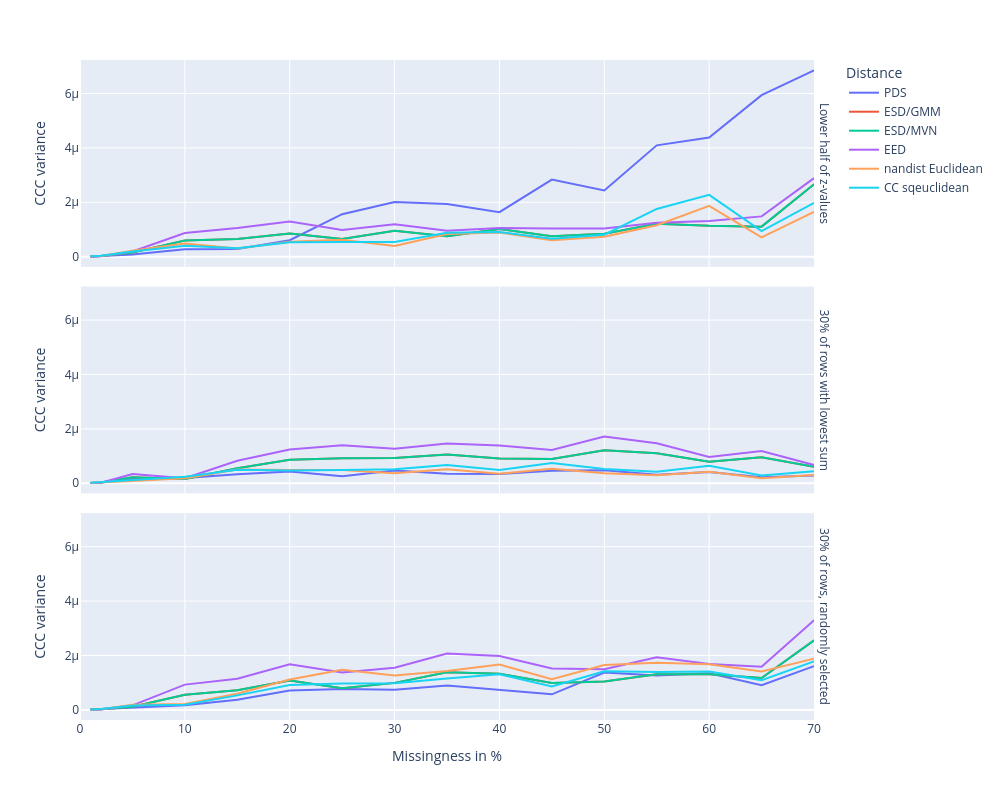

Notebook code for this chart:
### Code cell
# CCC variance, hightlighted scenarios
fig = px.line(
    condensed_df[condensed_df["Scenario"].isin(LOWSC)],
    x="Missingness in %",
    y="CCC variance",
    color="Distance",
    facet_row="Scenario",
    title=""
)
fig.update_layout(**LINEPLOT_SIZE)
fig.for_each_annotation(lambda a: a.update(text=SCENARIO_LABELS[a.text.split("=")[-1]]))
fig.for_each_trace(lambda a: a.update(name=DISTLABELS[a.name]))
fig.show()

### Figure 1 — Plotly figure (JSON) as saved in the notebook; plotly's stock layout.template omitted (floating-point values rounded to 4 significant figures)
{"data": [{"hovertemplate": "Distance=dixon_pds_sqeuclidean<br>Scenario=uniform_halflowestscalars<br>Missingness in %=%{x}<br>CCC variance=%{y}<extra></extra>", "legendgroup": "dixon_pds_sqeuclidean", "line": {"color": "#636efa", "dash": "solid"}, "marker": {"symbol": "circle"}, "mode": "lines", "name": "PDS", "orientation": "v", "showlegend": true, "type": "scatter", "x": [0, 1, 2, 5, 10, 15, 20, 25, 30, 35, 40, 45, 50, 55, 60, 65, 70], "xaxis": "x3", "y": [NaN, 1.122e-08, 3.18e-08, 8.504e-08, 2.761e-07, 2.833e-07, 6.041e-07, 1.563e-06, 2.011e-06, 1.934e-06, 1.638e-06, 2.834e-06, 2.432e-06, 4.093e-06, 4.38e-06, 5.937e-06, 6.849e-06], "yaxis": "y3"}, {"hovertemplate": "Distance=dixon_pds_sqeuclidean<br>Scenario=uniform_lowestrowsumsonly<br>Missingness in %=%{x}<br>CCC variance=%{y}<extra></extra>", "legendgroup": "dixon_pds_sqeuclidean", "line": {"color": "#636efa", "dash": "solid"}, "marker": {"symbol": "circle"}, "mode": "lines", "name": "PDS", "orientation": "v", "showlegend": false, "type": "scatter", "x": [0, 1, 2, 5, 10, 15, 20, 25, 30, 35, 40, 45, 50, 55, 60, 65, 70], "xaxis": "x2", "y": [NaN, 1.455e-08, 2.826e-08, 1.543e-07, 1.969e-07, 3.31e-07, 4.368e-07, 2.626e-07, 4.659e-07, 3.525e-07, 3.455e-07, 4.588e-07, 4.764e-07, 3.133e-07, 4.139e-07, 2.23e-07, 2.889e-07], "yaxis": "y2"}, {"hovertemplate": "Distance=dixon_pds_sqeuclidean<br>Scenario=uniform_randomrows<br>Missingness in %=%{x}<br>CCC variance=%{y}<extra></extra>", "legendgroup": "dixon_pds_sqeuclidean", "line": {"color": "#636efa", "dash": "solid"}, "marker": {"symbol": "circle"}, "mode": "lines", "name": "PDS", "orientation": "v", "showlegend": false, "type": "scatter", "x": [0, 1, 2, 5, 10, 15, 20, 25, 30, 35, 40, 45, 50, 55, 60, 65, 70], "xaxis": "x", "y": [NaN, 1.47e-08, 3.184e-08, 7.349e-08, 1.706e-07, 3.747e-07, 7.135e-07, 7.702e-07, 7.437e-07, 8.991e-07, 7.361e-07, 5.726e-07, 1.371e-06, 1.26e-06, 1.342e-06, 9.066e-07, 1.61e-06], "yaxis": "y"}, {"hovertemplate": "Distance=eirola_esd_gmm<br>Scenario=uniform_halflowestscalars<br>Missingness in %=%{x}<br>CCC variance=%{y}<extra></extra>", "legendgroup": "eirola_esd_gmm", "line": {"color": "#EF553B", "dash": "solid"}, "marker": {"symbol": "circle"}, "mode": "lines", "name": "ESD/GMM", "orientation": "v", "showlegend": true, "type": "scatter", "x": [0, 1, 2, 5, 10, 15, 20, 25, 30, 35, 40, 45, 50, 55, 60, 65, 70], "xaxis": "x3", "y": [NaN, 1.172e-08, 2.273e-08, 1.579e-07, 5.911e-07, 6.492e-07, 8.54e-07, 6.539e-07, 9.522e-07, 7.516e-07, 1.016e-06, 7.554e-07, 8.396e-07, 1.21e-06, 1.136e-06, 1.105e-06, 2.66e-06], "yaxis": "y3"}, {"hovertemplate": "Distance=eirola_esd_gmm<br>Scenario=uniform_lowestrowsumsonly<br>Missingness in %=%{x}<br>CCC variance=%{y}<extra></extra>", "legendgroup": "eirola_esd_gmm", "line": {"color": "#EF553B", "dash": "solid"}, "marker": {"symbol": "circle"}, "mode": "lines", "name": "ESD/GMM", "orientation": "v", "showlegend": false, "type": "scatter", "x": [0, 1, 2, 5, 10, 15, 20, 25, 30, 35, 40, 45, 50, 55, 60, 65, 70], "xaxis": "x2", "y": [NaN, 1.397e-08, 2.811e-08, 2.25e-07, 1.569e-07, 5.519e-07, 8.663e-07, 9.21e-07, 9.341e-07, 1.054e-06, 9.118e-07, 8.929e-07, 1.214e-06, 1.108e-06, 7.918e-07, 9.546e-07, 6.077e-07], "yaxis": "y2"}, {"hovertemplate": "Distance=eirola_esd_gmm<br>Scenario=uniform_randomrows<br>Missingness in %=%{x}<br>CCC variance=%{y}<extra></extra>", "legendgroup": "eirola_esd_gmm", "line": {"color": "#EF553B", "dash": "solid"}, "marker": {"symbol": "circle"}, "mode": "lines", "name": "ESD/GMM", "orientation": "v", "showlegend": false, "type": "scatter", "x": [0, 1, 2, 5, 10, 15, 20, 25, 30, 35, 40, 45, 50, 55, 60, 65, 70], "xaxis": "x", "y": [NaN, 1.178e-08, 2.021e-08, 1.183e-07, 5.593e-07, 7.213e-07, 1.082e-06, 8.003e-07, 9.93e-07, 1.386e-06, 1.331e-06, 9.868e-07, 1.043e-06, 1.313e-06, 1.31e-06, 1.171e-06, 2.557e-06], "yaxis": "y"}, {"hovertemplate": "Distance=eirola_esd_mvn<br>Scenario=uniform_halflowestscalars<br>Missingness in %=%{x}<br>CCC variance=%{y}<extra></extra>", "legendgroup": "eirola_esd_mvn", "line": {"color": "#00cc96", "dash": "solid"}, "marker": {"symbol": "circle"}, "mode": "lines", "name": "ESD/MVN", "orientation": "v", "showlegend": true, "type": "scatter", "x": [0, 1, 2, 5, 10, 15, 20, 25, 30, 35, 40, 45, 50, 55, 60, 65, 70], "xaxis": "x3", "y": [NaN, 1.172e-08, 2.273e-08, 1.579e-07, 5.911e-07, 6.492e-07, 8.54e-07, 6.539e-07, 9.522e-07, 7.516e-07, 1.016e-06, 7.554e-07, 8.396e-07, 1.21e-06, 1.136e-06, 1.105e-06, 2.66e-06], "yaxis": "y3"}, {"hovertemplate": "Distance=eirola_esd_mvn<br>Scenario=uniform_lowestrowsumsonly<br>Missingness in %=%{x}<br>CCC variance=%{y}<extra></extra>", "legendgroup": "eirola_esd_mvn", "line": {"color": "#00cc96", "dash": "solid"}, "marker": {"symbol": "circle"}, "mode": "lines", "name": "ESD/MVN", "orientation": "v", "showlegend": false, "type": "scatter", "x": [0, 1, 2, 5, 10, 15, 20, 25, 30, 35, 40, 45, 50, 55, 60, 65, 70], "xaxis": "x2", "y": [NaN, 1.397e-08, 2.811e-08, 2.25e-07, 1.569e-07, 5.519e-07, 8.663e-07, 9.21e-07, 9.341e-07, 1.054e-06, 9.118e-07, 8.929e-07, 1.214e-06, 1.108e-06, 7.918e-07, 9.546e-07, 6.077e-07], "yaxis": "y2"}, {"hovertemplate": "Distance=eirola_esd_mvn<br>Scenario=uniform_randomrows<br>Missingness in %=%{x}<br>CCC variance=%{y}<extra></extra>", "legendgroup": "eirola_esd_mvn", "line": {"color": "#00cc96", "dash": "solid"}, "marker": {"symbol": "circle"}, "mode": "lines", "name": "ESD/MVN", "orientation": "v", "showlegend": false, "type": "scatter", "x": [0, 1, 2, 5, 10, 15, 20, 25, 30, 35, 40, 45, 50, 55, 60, 65, 70], "xaxis": "x", "y": [NaN, 1.178e-08, 2.021e-08, 1.183e-07, 5.593e-07, 7.213e-07, 1.082e-06, 8.003e-07, 9.93e-07, 1.386e-06, 1.331e-06, 9.868e-07, 1.043e-06, 1.313e-06, 1.31e-06, 1.171e-06, 2.557e-06], "yaxis": "y"}, {"hovertemplate": "Distance=mesquita_eed<br>Scenario=uniform_halflowestscalars<br>Missingness in %=%{x}<br>CCC variance=%{y}<extra></extra>", "legendgroup": "mesquita_eed", "line": {"color": "#ab63fa", "dash": "solid"}, "marker": {"symbol": "circle"}, "mode": "lines", "name": "EED", "orientation": "v", "showlegend": true, "type": "scatter", "x": [0, 1, 2, 5, 10, 15, 20, 25, 30, 35, 40, 45, 50, 55, 60, 65, 70], "xaxis": "x3", "y": [NaN, 8.611e-09, 1.902e-08, 1.941e-07, 8.708e-07, 1.058e-06, 1.295e-06, 9.782e-07, 1.193e-06, 9.533e-07, 1.058e-06, 1.033e-06, 1.036e-06, 1.252e-06, 1.31e-06, 1.481e-06, 2.887e-06], "yaxis": "y3"}, {"hovertemplate": "Distance=mesquita_eed<br>Scenario=uniform_lowestrowsumsonly<br>Missingness in %=%{x}<br>CCC variance=%{y}<extra></extra>", "legendgroup": "mesquita_eed", "line": {"color": "#ab63fa", "dash": "solid"}, "marker": {"symbol": "circle"}, "mode": "lines", "name": "EED", "orientation": "v", "showlegend": false, "type": "scatter", "x": [0, 1, 2, 5, 10, 15, 20, 25, 30, 35, 40, 45, 50, 55, 60, 65, 70], "xaxis": "x2", "y": [NaN, 1.119e-08, 2.008e-08, 3.423e-07, 1.856e-07, 8.279e-07, 1.239e-06, 1.403e-06, 1.272e-06, 1.465e-06, 1.389e-06, 1.227e-06, 1.718e-06, 1.472e-06, 9.696e-07, 1.187e-06, 6.742e-07], "yaxis": "y2"}, {"hovertemplate": "Distance=mesquita_eed<br>Scenario=uniform_randomrows<br>Missingness in %=%{x}<br>CCC variance=%{y}<extra></extra>", "legendgroup": "mesquita_eed", "line": {"color": "#ab63fa", "dash": "solid"}, "marker": {"symbol": "circle"}, "mode": "lines", "name": "EED", "orientation": "v", "showlegend": false, "type": "scatter", "x": [0, 1, 2, 5, 10, 15, 20, 25, 30, 35, 40, 45, 50, 55, 60, 65, 70], "xaxis": "x", "y": [NaN, 9.423e-09, 1.567e-08, 1.686e-07, 9.286e-07, 1.142e-06, 1.679e-06, 1.374e-06, 1.551e-06, 2.069e-06, 1.981e-06, 1.524e-06, 1.497e-06, 1.937e-06, 1.688e-06, 1.583e-06, 3.296e-06], "yaxis": "y"}, {"hovertemplate": "Distance=nandist_euclidean<br>Scenario=uniform_halflowestscalars<br>Missingness in %=%{x}<br>CCC variance=%{y}<extra></extra>", "legendgroup": "nandist_euclidean", "line": {"color": "#FFA15A", "dash": "solid"}, "marker": {"symbol": "circle"}, "mode": "lines", "name": "nandist Euclidean", "orientation": "v", "showlegend": true, "type": "scatter", "x": [0, 1, 2, 5, 10, 15, 20, 25, 30, 35, 40, 45, 50, 55, 60, 65, 70], "xaxis": "x3", "y": [NaN, 1.394e-08, 2.619e-08, 2.158e-07, 4.853e-07, 3.046e-07, 5.457e-07, 6.245e-07, 3.93e-07, 8.315e-07, 8.897e-07, 6.034e-07, 7.337e-07, 1.156e-06, 1.871e-06, 7.086e-07, 1.648e-06], "yaxis": "y3"}, {"hovertemplate": "Distance=nandist_euclidean<br>Scenario=uniform_lowestrowsumsonly<br>Missingness in %=%{x}<br>CCC variance=%{y}<extra></extra>", "legendgroup": "nandist_euclidean", "line": {"color": "#FFA15A", "dash": "solid"}, "marker": {"symbol": "circle"}, "mode": "lines", "name": "nandist Euclidean", "orientation": "v", "showlegend": false, "type": "scatter", "x": [0, 1, 2, 5, 10, 15, 20, 25, 30, 35, 40, 45, 50, 55, 60, 65, 70], "xaxis": "x2", "y": [NaN, 1.67e-08, 3.231e-08, 8.619e-08, 1.864e-07, 5.045e-07, 4.845e-07, 4.854e-07, 3.693e-07, 5.203e-07, 3.524e-07, 5.325e-07, 3.716e-07, 2.937e-07, 4.266e-07, 1.873e-07, 3.028e-07], "yaxis": "y2"}, {"hovertemplate": "Distance=nandist_euclidean<br>Scenario=uniform_randomrows<br>Missingness in %=%{x}<br>CCC variance=%{y}<extra></extra>", "legendgroup": "nandist_euclidean", "line": {"color": "#FFA15A", "dash": "solid"}, "marker": {"symbol": "circle"}, "mode": "lines", "name": "nandist Euclidean", "orientation": "v", "showlegend": false, "type": "scatter", "x": [0, 1, 2, 5, 10, 15, 20, 25, 30, 35, 40, 45, 50, 55, 60, 65, 70], "xaxis": "x", "y": [NaN, 1.264e-08, 2.555e-08, 1.893e-07, 2.137e-07, 5.95e-07, 1.12e-06, 1.471e-06, 1.266e-06, 1.427e-06, 1.671e-06, 1.128e-06, 1.652e-06, 1.734e-06, 1.676e-06, 1.409e-06, 1.884e-06], "yaxis": "y"}, {"hovertemplate": "Distance=sqeuclidean<br>Scenario=uniform_halflowestscalars<br>Missingness in %=%{x}<br>CCC variance=%{y}<extra></extra>", "legendgroup": "sqeuclidean", "line": {"color": "#19d3f3", "dash": "solid"}, "marker": {"symbol": "circle"}, "mode": "lines", "name": "CC sqeuclidean", "orientation": "v", "showlegend": true, "type": "scatter", "x": [0, 1, 2, 5, 10, 15, 20, 25, 30, 35, 40, 45, 50, 55, 60, 65, 70], "xaxis": "x3", "y": [NaN, 1.956e-08, 3.284e-08, 1.945e-07, 4.052e-07, 3.095e-07, 5.349e-07, 5.406e-07, 5.409e-07, 8.78e-07, 9.098e-07, 6.614e-07, 8.101e-07, 1.755e-06, 2.271e-06, 9.441e-07, 1.979e-06], "yaxis": "y3"}, {"hovertemplate": "Distance=sqeuclidean<br>Scenario=uniform_lowestrowsumsonly<br>Missingness in %=%{x}<br>CCC variance=%{y}<extra></extra>", "legendgroup": "sqeuclidean", "line": {"color": "#19d3f3", "dash": "solid"}, "marker": {"symbol": "circle"}, "mode": "lines", "name": "CC sqeuclidean", "orientation": "v", "showlegend": false, "type": "scatter", "x": [0, 1, 2, 5, 10, 15, 20, 25, 30, 35, 40, 45, 50, 55, 60, 65, 70], "xaxis": "x2", "y": [NaN, 2.207e-08, 4.608e-08, 1.137e-07, 2.391e-07, 4.995e-07, 4.733e-07, 4.897e-07, 5.131e-07, 6.732e-07, 4.918e-07, 7.499e-07, 5.278e-07, 4.256e-07, 6.436e-07, 2.905e-07, 4.384e-07], "yaxis": "y2"}, {"hovertemplate": "Distance=sqeuclidean<br>Scenario=uniform_randomrows<br>Missingness in %=%{x}<br>CCC variance=%{y}<extra></extra>", "legendgroup": "sqeuclidean", "line": {"color": "#19d3f3", "dash": "solid"}, "marker": {"symbol": "circle"}, "mode": "lines", "name": "CC sqeuclidean", "orientation": "v", "showlegend": false, "type": "scatter", "x": [0, 1, 2, 5, 10, 15, 20, 25, 30, 35, 40, 45, 50, 55, 60, 65, 70], "xaxis": "x", "y": [NaN, 1.684e-08, 3.439e-08, 1.579e-07, 1.893e-07, 5.334e-07, 9.155e-07, 9.708e-07, 9.766e-07, 1.152e-06, 1.31e-06, 8.57e-07, 1.421e-06, 1.396e-06, 1.412e-06, 1.088e-06, 1.783e-06], "yaxis": "y"}], "layout": {"annotations": [{"font": {}, "showarrow": false, "text": "30% of rows, randomly selected", "textangle": 90, "x": 0.98, "xanchor": "left", "xref": "paper", "y": 0.1567, "yanchor": "middle", "yref": "paper"}, {"font": {}, "showarrow": false, "text": "30% of rows with lowest sum", "textangle": 90, "x": 0.98, "xanchor": "left", "xref": "paper", "y": 0.5, "yanchor": "middle", "yref": "paper"}, {"font": {}, "showarrow": false, "text": "Lower half of z-values", "textangle": 90, "x": 0.98, "xanchor": "left", "xref": "paper", "y": 0.8433, "yanchor": "middle", "yref": "paper"}], "height": 800, "legend": {"title": {"text": "Distance"}, "tracegroupgap": 0}, "margin": {"t": 60}, "width": 1000, "xaxis": {"anchor": "y", "domain": [0, 0.98], "title": {"text": "Missingness in %"}}, "xaxis2": {"anchor": "y2", "domain": [0, 0.98], "matches": "x", "showticklabels": false}, "xaxis3": {"anchor": "y3", "domain": [0, 0.98], "matches": "x", "showticklabels": false}, "yaxis": {"anchor": "x", "domain": [0, 0.3133], "title": {"text": "CCC variance"}}, "yaxis2": {"anchor": "x2", "domain": [0.3433, 0.6567], "matches": "y", "title": {"text": "CCC variance"}}, "yaxis3": {"anchor": "x3", "domain": [0.6867, 1.0], "matches": "y", "title": {"text": "CCC variance"}}}}
